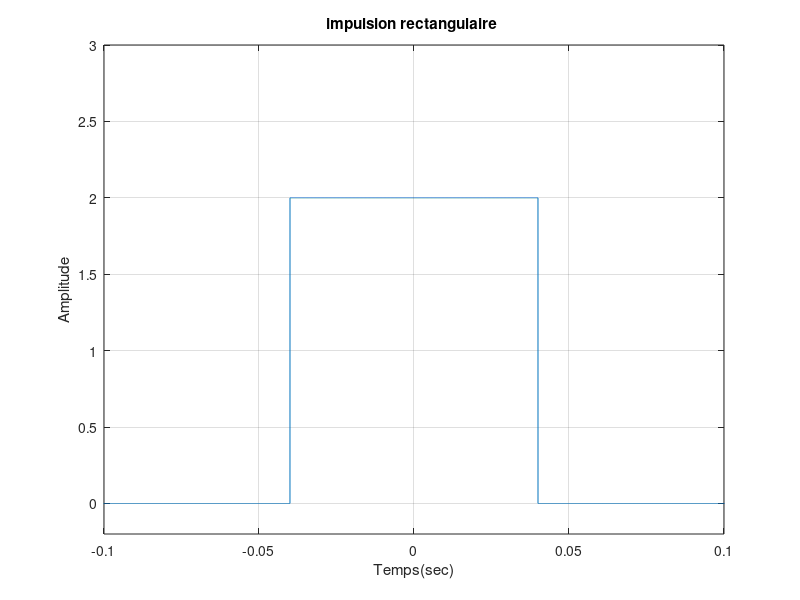

The MATLAB script that drew this image:
t= -1:0.00001:1 ;
x1 = rectpuls(t,0.08) ;
plot(t,2*x1)  ;  
axis([-0.1  0.1  -0.2  3]);
grid on ;
xlabel('Temps(sec)');
ylabel('Amplitude');
title('impulsion rectangulaire ') ;
